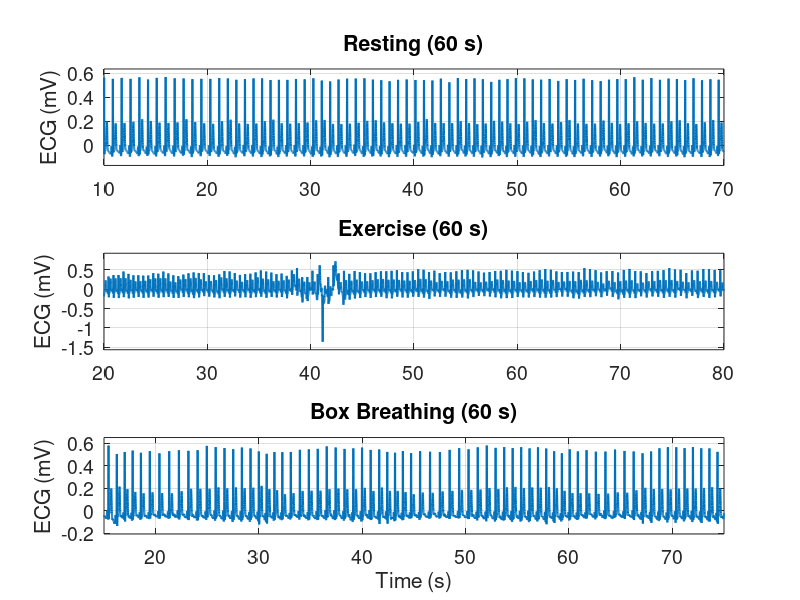

MATLAB code for this plot: (Note: this script raises an error after producing the figure.)
%File Name: Master.m
%Dependencies: Signal processing toolbox
% Steps 1-3:Noah Nir
% Steps 4-6:Will Dakare
% Steps 7-9:Sam Yeboah-Asi
% The struggles we had were finding a efficient way to make the plot window
% clear. We solved this by making helper functions. Another issue we had
% was to properly load the mat files in order to use them properly. This
% was solved by clearing b1 after each load. Initially had trouble with
% bounds for the graphs but tweaking the x and ylim values helped.




%% 1:Load Data
%General Idea is just loading all the data into two arrays and then
%clearing it for a new file.
% t- prefix denotes time instance
% ecg- prefix denotes ecg reading data
load("BoxBreathing.mat")
t_box = b1(:,1);
ecg_box = b1(:,2);

clear b1

load("Exercise.mat")
t_ex = b1(:,1);
ecg_ex = b1(:,2);

clear b1

load("Resting.mat")

t_rest = b1(:,1);
ecg_rest = b1(:,2);

clear b1

%% 2:Plot Signals
t0_rest = 10;    % start time for resting
t0_ex   = 20;    % start time for exercise
t0_box  = 15;    % start time for box breathing

% Masks for 60-second windows
mask_rest_60 = (t_rest >= t0_rest) & (t_rest <= t0_rest + 60);
mask_ex_60   = (t_ex   >= t0_ex)   & (t_ex   <= t0_ex   + 60);
mask_box_60  = (t_box  >= t0_box)  & (t_box  <= t0_box  + 60);

figure;
 
% 1) Resting
subplot(3,1,1);
plot(t_rest(mask_rest_60), ecg_rest(mask_rest_60), 'LineWidth', 1.5);
title('Resting (60 s)', 'FontSize', 16);
ylabel('ECG (mV)', 'FontSize', 14);
set(gca, 'FontSize', 14);
grid on;

% Limit 1:
xlim([t0_rest t0_rest + 60]);
y = ecg_rest(mask_rest_60); 
yr = max(y) - min(y);
ylim([min(y) - 0.1*yr, max(y) + 0.1*yr]);

% 2) Exercise
subplot(3,1,2);
plot(t_ex(mask_ex_60), ecg_ex(mask_ex_60), 'LineWidth', 1.5);
title('Exercise (60 s)', 'FontSize', 16);
ylabel('ECG (mV)', 'FontSize', 14);
set(gca, 'FontSize', 14);
grid on;

% Limit 2:
xlim([t0_ex t0_ex + 60]);
y = ecg_ex(mask_ex_60);
yr = max(y) - min(y);
ylim([min(y) - 0.1*yr, max(y) + 0.1*yr]);


% 3) Box Breathing
subplot(3,1,3);
plot(t_box(mask_box_60), ecg_box(mask_box_60), 'LineWidth', 1.5);
title('Box Breathing (60 s)', 'FontSize', 16);
xlabel('Time (s)', 'FontSize', 14);
ylabel('ECG (mV)', 'FontSize', 14);
set(gca, 'FontSize', 14);
grid on;

% Limit 3:
xlim([t0_box t0_box + 60]);
y = ecg_box(mask_box_60);
yr = max(y) - min(y);
ylim([min(y) - 0.1*yr, max(y) + 0.1*yr]);

%% 3:Install Signal Processing Toolbox




%% 3:Feature Extraction
%% Calculate sampling rate
Fs = 1/mean(diff(t_rest));

[pks_rest, locs_rest] = findpeaks(ecg_rest, ...
                                  'MinPeakHeight',    0.5, ...    % threshold in mV
                                  'MinPeakDistance',  0.3 * Fs);  % 300 ms * sampling rate
[pks_ex, locs_ex] = findpeaks(ecg_ex, ...
    'MinPeakHeight',0.5, ...
    'MinPeakDistance', 0.3 * Fs);

[pks_box, locs_box] = findpeaks(ecg_box, ...
    'MinPeakHeight', 0.5, ...
    'MinPeakDistance', 0.3 * Fs);

%% Step 4: Data Visual of Heartbeat peaks using findpeaks() [default configs]
%% RESTING HEART RATE
% Plot 2 subplots of the Resting heart rate with the second indicating
% the hearbeat peaks.

% Plot data: x = instance in time; y = wave-amplitude data (use only first 100 values)
% x-value Vector -> t_rest 
% y-value Vector -> ecg_rest

% Formatting Customization configs
windowMargin = 0.5; % border thickness between plot and window edge. 50% margin

% General plot configs
figure;
sgtitle("Resting Heart rate data from ECG");
xTimeVec = 1:100; % Chosen x-range for plots

%% HELPER LAMBDA functions
% Implement function for formatting plot window
% Use 20% borders (from the bottom of the plot to the edge of the window):

% Bottom border: -50% of minimum y-value
% Top border: +50% of maximum y-value

% formula: addBorder = [min(yValArg)*(-50%), max(yValArg)*(50%)]

% Args: yVal - vector of values
% Returns: scaled upper and lower limits for plot clarity
% NOTE: Window margin is a constant throughot all plots
addBorder = @(yVal) [(min(yVal) * (1 + windowMargin)), (max(yVal)  * (1 + windowMargin))]; 


% Implement lambda function for creating offset between plot and peak
% points marker
% Utilizes y-value range to scale offset between peak-marker and plot points.

% formula: clarityOffset = peakVal*(maxY - minY)(percentOffset)

% Args: peakVal - vector of all peaks on `yVals`
%       yVals -  vector of y-values for plot
% Offset between plot and marker
percentOffset = 0.05; % 10% offset on range
clarityOffset = @(peakVal, yVals) peakVal + (max(yVals) - min(yVals))*percentOffset;

%% Plot 1
subplot(2, 1, 1);

yValRest = ecg_rest;
% Use a solid blue line for plot
plot(t_rest, yValRest, "b-");

title("Resting");

% set x and y axis range limits
% Include window margin on plot for for data formatting in ylim
yLimRes = addBorder(yValRest);

ylim(yLimRes);
% x-value window from 101 to 100 for data visual clarity
xlim([101 110]);

%% Plot 2
subplot(2, 1, 2);

% Use a solid blue line for plot
plot(t_rest, yValRest, "b-");
hold on;

% Heart Rate peaks
% Use findpeaks to get points 
[pks_rest_def, locs_rest_def] = findpeaks(yValRest);

% Get time-vec of peak points by indexing `t_rest`
pTimeVecRest = t_rest(locs_rest_def);

% Formatted peakValues
% - Add-in a margin right below the peak indicators for clarity
formatPeakValRes = clarityOffset(pks_rest_def, yLimRes);

% plot peak points
scatter(pTimeVecRest, formatPeakValRes, [], "v", "MarkerEdgeColor", "b", "MarkerFaceColor", "b");
hold off;

% Title subplot
title("Resting with peaks");

% set x and y axis range limits
% Include window margin on plot for for data formatting
ylim(yLimRes);

% x-value window from 101 to 100 for data visual clarity
xlim([101 110]);
grid on;

%% EXERCISE HEART RATE
% Plot 2 subplots of the exercise heart rate with the second indicating
% the hearbeat peaks.

% Plot data: x = instance in time; y = wave-amplitude data
% x-value Vector -> t_ex
% y-value Vector -> ecg_ex

% General plot configs
figure;
sgtitle("Exercise Heart rate data from ECG");

%% Plot 1
subplot(2, 1, 1);

yValsEx = ecg_ex(t_ex);
% Use a solid blue line for plot
plot(t_ex, yValsEx, "b-");

title("Exercise");

% set x and y axis range limits
% Include window margin on plot for for data formatting

% Find the target indices of the 100th time instance
yLimIndxEx = find(yValsEx == 100);
yLimEx = addBorder(yValsEx(1:yLimIndxEx));
ylim(yLimEx);
% x-value window from 101 to 100 for data visual clarity
xlim([101 110]);

%% Plot 2
subplot(2, 1, 2);

% Use a solid blue line for plot
plot(t_ex, yValsEx, "b-");
hold on;

% Heart Rate peaks
% Use findpeaks to get points where
[peakVals, locationIndex] = findpeaks(yValsEx);

% convert location-index vector to plottable position vector
pTimeVecEx = timeVec(locationIndex);

% formatted peakValue indicator offset from the plot for clarity
formatPeakValEx = clarityOffset(peakVals, yLimEx);

% plot peak points
scatter(pTimeVecEx, formatPeakValEx, [], "v", "MarkerEdgeColor", "b", "MarkerFaceColor", "b");
hold off;

% Title subplot
title("Exercise with peaks");

% set x and y axis range limits
% Include window margin on plot for for data formatting
ylim(yLimEx);
% x-value window from 101 to 100 for data visual clarity
xlim([101 110]);
grid on;

%% 7: Histogram and Boxplot Analysis

% Extract R peak times in 120-130s window for resting
 window_mask_rest = (t_rest(locs_rest) >= 120) & (t_rest(locs_rest) <= 130);
 peak_times_rest = t_rest(locs_rest(window_mask_rest));

 % Calculate intervals
 intervals_rest_manual = peak_times_rest(2: end) - peak_times_rest(1:end-1);

 % Calculate intervals (using diff)
 intervals_rest_diff = diff(peak_times_rest);

 % Convert to heart rate (BPM)
 heart_rate_rest = 60 ./ intervals_rest_diff;

 % Plot histogram
 figure;
 histogram(heart_rate_rest);
 xlabel('Heart Rate (BPM)', 'FontSize', 14);
 ylabel('Count', 'FontSize', 14);
 title('Resting heart rate distribution', 'FontSize', 16);

 %% Extract R peak times in 120-130s window for BOX BREATHING
window_mask_box = (t_box(locs_box) >= 120) & (t_box(locs_box) <= 130);
peak_times_box = t_box(locs_box(window_mask_box));

% Calculate intervals (manual method)
intervals_box_manual = peak_times_box(2:end) - peak_times_box(1:end-1);

% Calculate intervals (using diff)
intervals_box_diff = diff(peak_times_box);

% Convert to heart rate (BPM)
heart_rate_box = 60 ./ intervals_box_diff;

%% Plot histograms for all three conditions
figure;

% Resting histogram
subplot(3,1,1);
histogram(heart_rate_rest);
xlabel('Heart Rate (BPM)', 'FontSize', 14);
ylabel('Count', 'FontSize', 14);
title('Resting Heart Rate Distribution', 'FontSize', 16);
grid on;

% Exercise histogram
subplot(3,1,2);
histogram(heart_rate_ex);
xlabel('Heart Rate (BPM)', 'FontSize', 14);
ylabel('Count', 'FontSize', 14);
title('Exercise Heart Rate Distribution', 'FontSize', 16);
grid on;

% Box Breathing histogram
subplot(3,1,3);
histogram(heart_rate_box);
xlabel('Heart Rate (BPM)', 'FontSize', 14);
ylabel('Count', 'FontSize', 14);
title('Box Breathing Heart Rate Distribution', 'FontSize', 16);
grid on;

%% Create boxchart with combined data
% Combine all heart rate data
combinedData = [heart_rate_rest; heart_rate_ex; heart_rate_box];

% Create group labels
group = [ones(length(heart_rate_rest), 1); 
         2*ones(length(heart_rate_ex), 1); 
         3*ones(length(heart_rate_box), 1)];

% Plot boxchart
figure;
boxchart(group, combinedData);
xlabel('Condition', 'FontSize', 14);
ylabel('Heart Rate (BPM)', 'FontSize', 14);
title('Heart Rate Comparison Across Conditions', 'FontSize', 16);
xticklabels({'Resting', 'Exercise', 'Box Breathing'});
grid on;
set(gca, 'FontSize', 14);